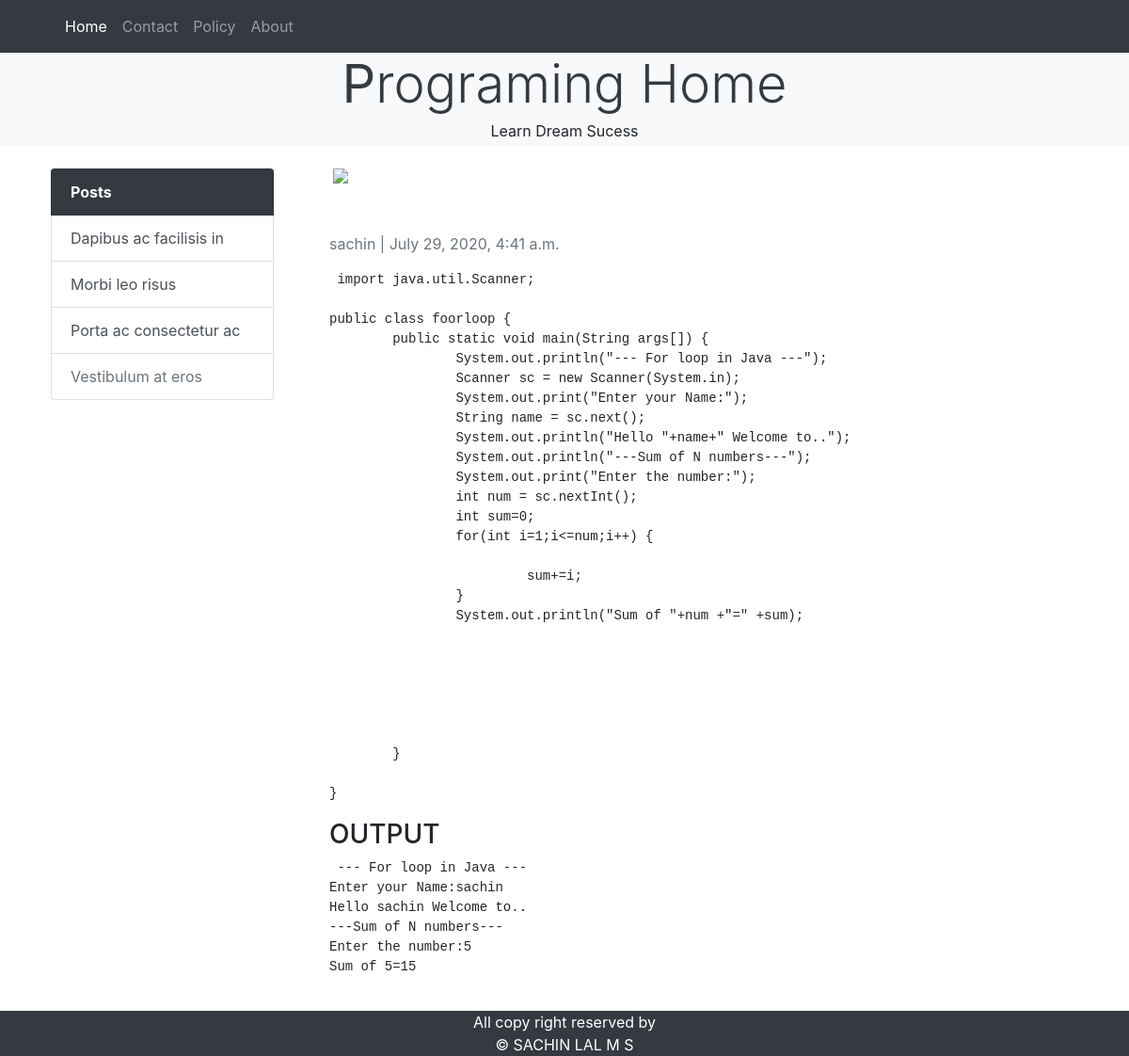
Screenshot of /-loop/ with the database file from the repository.
### blog/models.py (models this page shows, shortened)
class Post(models.Model):
    title = models.CharField(max_length=200, unique=True)
    slug = models.SlugField(max_length=200, unique=True)
    author = models.ForeignKey(User, on_delete=models.CASCADE, related_name='blog_post')
    updated_on = models.DateTimeField(auto_now=True)
    description = RichTextField(blank=True, null=True)
    content = models.TextField()
    output = models.TextField()
    image = models.CharField(max_length=2000)
    created_on = models.DateTimeField(auto_now_add=True)
    status = models.IntegerField(choices=STATUS, default=0)
    class Meta:
        ordering =['-created_on']

### blog/views.py (the view)
# urls.py: path('<slug:slug>/', views.PostDetail.as_view(), name='post_detail'),
class PostDetail(generic.DetailView):
    model = Post
    template_name = 'blog/post_detail.html'

### blog/templates/blog/post_detail.html (shortened to what this page needs)
{% extends 'blog/base.html' %}
{% block content1 %}
        <div class=" col-sm-9" >
             <img class=" p-4"   style="width: 48rem;"src="{{ object.image }}" >
            <div class="card-body">
                <p class="text-muted"> {{ post.author }} | {{ post.created_on }} </p>
                 <pre><code class="java"> {{ object.content }} </code></pre>
                <h3>OUTPUT</h3>
                <pre><code class="java"> {{ object.output }} </code></pre>
            </div>
        </div>
{% endblock content1 %}

### blog/templates/blog/base.html (shortened to what this page needs)
<!DOCTYPE html>
<html lang="en">
<head>
    <link rel="stylesheet" href="https://stackpath.bootstrapcdn.com/bootstrap/4.5.0/css/bootstrap.min.css">
     	 <link rel="stylesheet" href="//cdnjs.cloudflare.com/ajax/libs/highlight.js/10.1.2/styles/default.min.css">
</head>
<body>
    <div class="bg-dark">
    <div class="container">
        <nav class="navbar navbar-expand-lg navbar-dark ">
            <div class="collapse navbar-collapse" id="navbarNav">
              <ul class="navbar-nav">
                <li class="nav-item active">
                  <a class="nav-link" href="#">Home <span class="sr-only">(current)</span></a>
                </li>
                <li class="nav-item">
                  <a class="nav-link" href="{% url 'contact' %}">Contact</a>
                </li>
                <li class="nav-item">
                  <a class="nav-link" href="#">Policy</a>
                </li>
                <li class="nav-item">
                  <a class="nav-link " href="#" >About</a>
                </li>
              </ul>
            </div>
          </nav>
    </div>
</div>
        <div>
            <div class="col-md-12 bg-light">
                <div class="text-dark  text-center  display-4"><span text-><b>P</b></span><span>rograming Home</span></div>
                <div class="text-center text-dark-50 p-1" >Learn Dream Sucess</div>
            </div>
        </div>
    <div class="container">
        <div class="row">
            <div class="col-sm-3 p-4">
                <div class="list-group">
                    <a href="#" class="list-group-item list-group-item-action bg-dark">
                      <span class="text-center"><b class="text-white ">Posts</b></span>
                    </a>
                    <a href="#" class="list-group-item list-group-item-action">Dapibus ac facilisis in</a>
                    <a href="#" class="list-group-item list-group-item-action">Morbi leo risus</a>
                    <a href="#" class="list-group-item list-group-item-action">Porta ac consectetur ac</a>
                    <a href="#" class="list-group-item list-group-item-action disabled" tabindex="-1" aria-disabled="true">Vestibulum at eros</a>
                  </div>
            </div>
             {% block content1 %}
             {% endblock content1 %}
            </div>
        </div>
 <div class="p-4">
  <nav class=" text-center text-white  bg-dark fixed-bottom ">
    <span >All copy right reserved by<br> &copy; SACHIN LAL M S</span>
  </nav>
</div>
</body>
</html>

### rows the page displays
Post: author "sachin", created_on "July 29, 2020, 4:41 a.m.", content "import java.util.Scanner; public class foorloop { public static void main(String args[]) { System.out.println(\"--- For loop in Java ---\"); Scanner sc = new Scanner(System.in); System.out.print(\"Enter your Name:\"); String name = sc.next(); System.out.println(\"Hello \"+name+\" Welcome to..\"); System.out.println(\"---Sum of N numbers---\"); System.out.print(\"Enter the number:\"); int num = sc.nextInt(); int sum=0; for(int i=1;i<=num;i++) { sum+=i; } System.out.println(\"Sum of \"+num +\"=\" +sum); } }", output "--- For loop in Java --- Enter your Name:sachin Hello sachin Welcome to.. ---Sum of N numbers--- Enter the number:5 Sum of 5=15"
